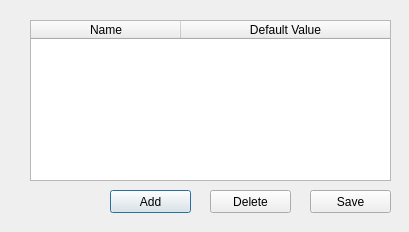
<?xml version="1.0" encoding="UTF-8"?>
<ui version="4.0">
 <class>ChangePropertyListDialog</class>
 <widget class="QDialog" name="ChangePropertyListDialog">
  <property name="geometry">
   <rect>
    <x>0</x>
    <y>0</y>
    <width>409</width>
    <height>232</height>
   </rect>
  </property>
  <property name="windowTitle">
   <string>Change property list</string>
  </property>
  <widget class="QTableWidget" name="propertyTable">
   <property name="geometry">
    <rect>
     <x>30</x>
     <y>20</y>
     <width>361</width>
     <height>161</height>
    </rect>
   </property>
   <attribute name="horizontalHeaderDefaultSectionSize">
    <number>150</number>
   </attribute>
   <attribute name="horizontalHeaderMinimumSectionSize">
    <number>50</number>
   </attribute>
   <attribute name="horizontalHeaderStretchLastSection">
    <bool>true</bool>
   </attribute>
   <attribute name="verticalHeaderDefaultSectionSize">
    <number>25</number>
   </attribute>
   <attribute name="verticalHeaderMinimumSectionSize">
    <number>25</number>
   </attribute>
   <attribute name="verticalHeaderStretchLastSection">
    <bool>false</bool>
   </attribute>
   <column>
    <property name="text">
     <string>Name</string>
    </property>
   </column>
   <column>
    <property name="text">
     <string>Default Value</string>
    </property>
   </column>
  </widget>
  <widget class="QPushButton" name="addPropertyButton">
   <property name="geometry">
    <rect>
     <x>110</x>
     <y>190</y>
     <width>81</width>
     <height>23</height>
    </rect>
   </property>
   <property name="text">
    <string>Add</string>
   </property>
  </widget>
  <widget class="QPushButton" name="deletePropertyButton">
   <property name="geometry">
    <rect>
     <x>210</x>
     <y>190</y>
     <width>81</width>
     <height>23</height>
    </rect>
   </property>
   <property name="text">
    <string>Delete</string>
   </property>
  </widget>
  <widget class="QPushButton" name="saveButton">
   <property name="geometry">
    <rect>
     <x>310</x>
     <y>190</y>
     <width>81</width>
     <height>23</height>
    </rect>
   </property>
   <property name="text">
    <string>Save</string>
   </property>
  </widget>
 </widget>
 <resources/>
 <connections/>
</ui>
